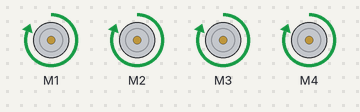
Recording of a sketch running on a simulated Arduino Uno, built with avr-gcc and run on an emulated ATmega328P. On the bench: 4 × DC motor (green arrow = forward, orange = backward, longer = faster).

Above: at 0.2 s.
At 1.2 s:
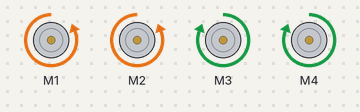
At 1.7 s:
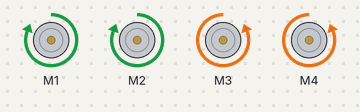
At 3.2 s:
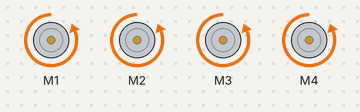
At 4.7 s:
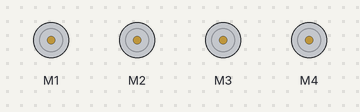
Timing chart, 0 to 5.8 s (numbered marks = the images above):
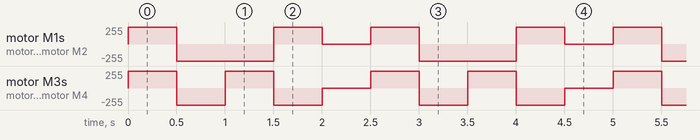

Measured:
- by itself, motor M1, motor M2: repeats every 2.5 s: backward 255/255 1.0 s, forward 255/255 0.50 s, stopped 0.50 s, forward 255/255 0.50 s
- by itself, motor M3, motor M4: repeats every 2.5 s: backward 255/255 0.50 s, forward 255/255 0.50 s, backward 255/255 0.50 s, stopped 0.50 s, forward 255/255 0.50 s

The sketch:

novembro.ino
```cpp
#include <AFMotor.h>

AF_DCMotor motor1(1); //Seleção do Motor 1
AF_DCMotor motor2(2); //Seleção do Motor 1
AF_DCMotor motor3(3); //Seleção do Motor 1
AF_DCMotor motor4(4); //Seleção do Motor 1
void robot_forward(unsigned char v);
void robot_backward(unsigned char v);
void robot_left(unsigned char v);
void robot_right(unsigned char v);
void robot_stop(unsigned char v);
unsigned char velocidade = 0x00;

void setup()
{
  velocidade = 0xFF;
}

void loop()
{
     robot_forward(velocidade);
     delay(500);

     robot_backward(velocidade);
     delay(500);

     robot_right(velocidade);
     delay(500);

     robot_left(velocidade);
     delay(500);

     robot_stop(velocidade);
     delay(500);
}

void robot_forward(unsigned char v)
{
     motor1.setSpeed(v);
     motor1.run(FORWARD);
     motor2.setSpeed(v);
     motor2.run(FORWARD);
     motor3.setSpeed(v);
     motor3.run(FORWARD);
     motor4.setSpeed(v);
     motor4.run(FORWARD);
}

void robot_backward(unsigned char v)
{
     motor1.setSpeed(v);
     motor1.run(BACKWARD);
     motor2.setSpeed(v);
     motor2.run(BACKWARD);
     motor3.setSpeed(v);
     motor3.run(BACKWARD);
     motor4.setSpeed(v);
     motor4.run(BACKWARD);
}

void robot_left(unsigned char v)
{
     motor1.setSpeed(v);
     motor1.run(FORWARD);
     motor2.setSpeed(v);
     motor2.run(FORWARD);
     motor3.setSpeed(v);
     motor3.run(BACKWARD);
     motor4.setSpeed(v);
     motor4.run(BACKWARD);
}

void robot_right(unsigned char v)
{
     motor1.setSpeed(v);
     motor1.run(BACKWARD);
     motor2.setSpeed(v);
     motor2.run(BACKWARD);
     motor3.setSpeed(v);
     motor3.run(FORWARD);
     motor4.setSpeed(v);
     motor4.run(FORWARD);
}

void robot_stop(unsigned char v)
{
     motor1.setSpeed(v);
     motor1.run(RELEASE);
     motor2.setSpeed(v);
     motor2.run(RELEASE);
     motor3.setSpeed(v);
     motor3.run(RELEASE);
     motor4.setSpeed(v);
     motor4.run(RELEASE);
}
```
